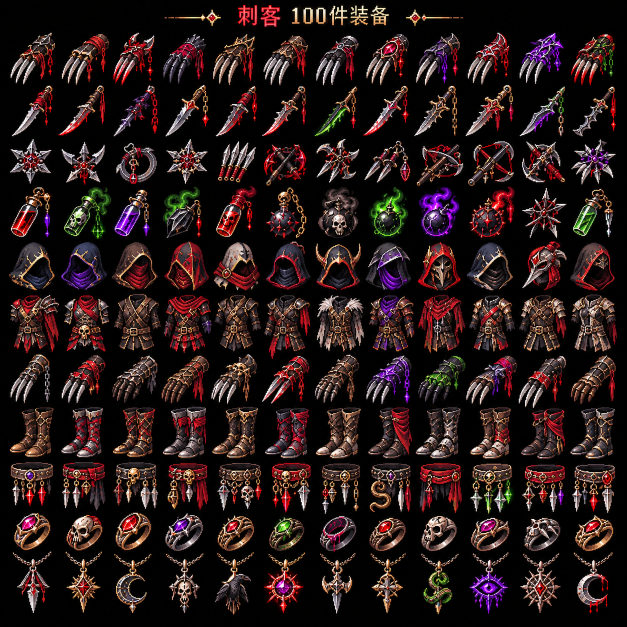
#> input picture assets-source/2d/equipment-v2/assassin.png, 1254 x 1254 px, found by its file name (shown at 1/2 size); its folder holds 4 pictures in this run
$ python build_class_items_v2.py ../../assets-source/2d/equipment-v2/amazon.png
#> lines starting #> are read from the running program, lines starting #| are printed output that depends on the picture; after the words box and inside, x2 and y2 are one past the last pixel; in counts of white or black regions, pixels touching at a corner belong together
### scripts/2d-art/grid_icons.py
"""Split black-background icon sheets into cells with known row/column counts.
Cuts are placed at profile minima near a uniform guess. Returns list of rows of boxes (x,y,w,h)."""
import numpy as np
from PIL import Image
from scipy import ndimage
def lum(path):return np.asarray(Image.open(path).convert('RGB')).astype(int).max(axis=2)
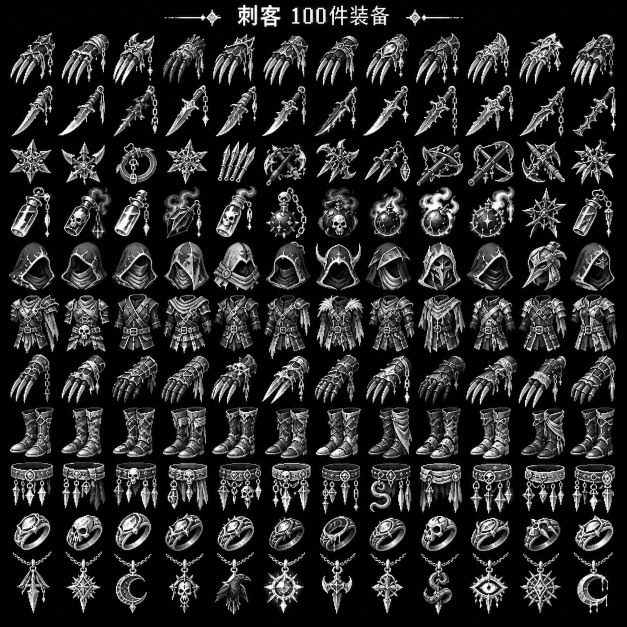
#> returned value: shape (1254, 1254) int64 (shown at 1/2 size); min 0, max 255, mean 41.1
#> in main, img is the input picture: PIL image 1254x1254 RGB; mean R, G, B 39.7, 25.1, 24.3
def cuts(profile,lo,hi,n,win):
    prof=ndimage.uniform_filter1d(profile.astype(float),5)
    # 先找真正的低谷（明显低于中位数的局部最小值），按深度挑 n-1 个且间距足够
    if n>1:
        seg=prof[lo:hi];med=np.median(seg[seg>0]) if (seg>0).any() else 1
        spacing=(hi-lo)/n;cand=[]
        for i in range(lo+2,hi-2):
            if prof[i]<=prof[i-1] and prof[i]<=prof[i+1] and prof[i]<med*.2:cand.append((prof[i],i))
        cand.sort();chosen=[]
        for v,i in cand:
            if all(abs(i-j)>spacing*.55 for j in chosen) and i-lo>spacing*.45 and hi-i>spacing*.45:chosen.append(i)
            if len(chosen)==n-1:break
        if len(chosen)==n-1:return [lo]+sorted(chosen)+[hi]
    out=[lo]
    for k in range(1,n):
        g=int(lo+k*(hi-lo)/n);a=max(lo+1,g-win);b=min(hi-1,g+win)
        out.append(a+int(np.argmin(prof[a:b])))
    out.append(hi);return out
# [9 lines left out: function cc_cuts, not called in this run]
def extent(profile,minv=2):
    idx=np.nonzero(profile>minv)[0];return int(idx[0]),int(idx[-1])+1
def split(a,counts,top=82,bottom=None,thr=60,box=None,cc_rows=None):
#> called with top = 64, thr = 60
    m=a>thr;m[:top]=False
#> after `m = a > thr`:
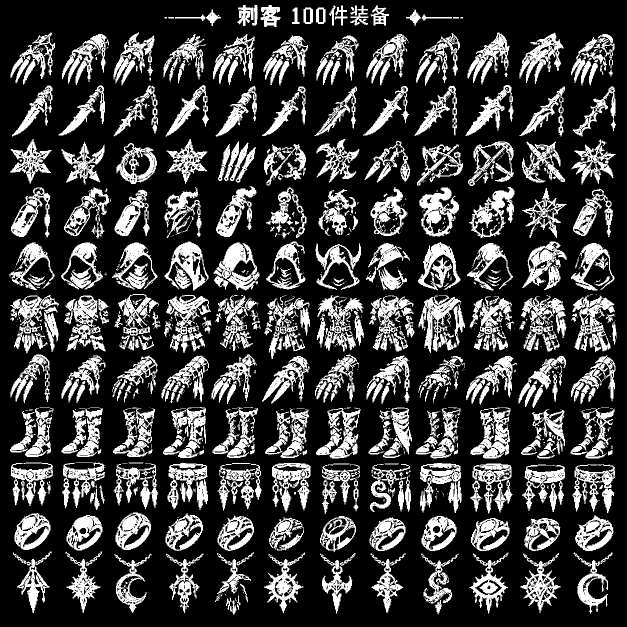
#> m: shape (1254, 1254) bool (shown at 1/2 size); 24.7% white; 1187 white regions (640 under 20 px), largest, box (x1, y1, x2, y2) and area: (427, 485, 519, 581) 3794, (941, 815, 1021, 917) 3782, (1144, 591, 1230, 704) 3752
    if bottom:m[bottom:]=False
    if box: x0,y0,x1,y1=box;mm=np.zeros_like(m);mm[y0:y1,x0:x1]=m[y0:y1,x0:x1];m=mm
    ys=extent(m.sum(axis=1));rc=cuts(m.sum(axis=1),ys[0],ys[1],len(counts),40)
#> (the rest of the program and of its run is left out)
